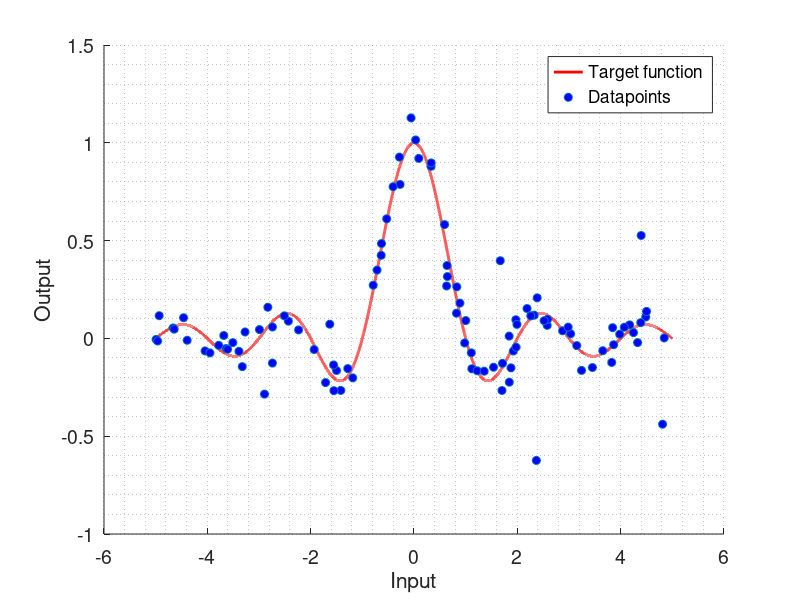

Recreate this plot in MATLAB.
clc;
clear;
close all;

%%%%%%%%%%%%%%%%%%%%%%%%%%%%%%%%%%%%%%%%%%%%%%%%%%%%%%%%%%%%%%%%%%%%%%%%%%%
%%                                                                       %%
%%                      Artificial Dataset 1                             %%
%%                                                                       %%   
%%%%%%%%%%%%%%%%%%%%%%%%%%%%%%%%%%%%%%%%%%%%%%%%%%%%%%%%%%%%%%%%%%%%%%%%%%%

%% Constants definition
n               = 100;       % Number of datapoints 
variance        = 0.004;    % Gaussian noise variance
pOutliers       = 0.1;     % Proportion of outliers

%% Generating real function
% X interval
x = -5:0.0001:5;
% Output values
y = sinc(x);

%% Selecting N random datapoints (Uniform)
r           = randi([1 length(x)],1,n);           % random points selection
xDataset    = x(r)';                       % selected inputs
yDataset    = y(r)';                       % selected outputs (noise will be added)
yRefDataset = yDataset;                 % selected outputs reference value


%% Adding noise to outputs
% Gaussian noise
std      = sqrt(variance);
yDataset = yDataset + std*randn(n,1);

%% Adding outliers
uOutliersIntensity  = (max(y) - min(y))+ 0.2*(max(y) - min(y));
rOutliers           = randi([1 length(xDataset)],round(n*pOutliers),1);
yDataset(rOutliers) = uOutliersIntensity*(rand(round(n*pOutliers),1)-0.5) + median(y);

%% Plotting generated dataset
figure('Name', 'Artificial dataset 1')
hold on;
grid minor;
set(gca,'FontSize', 14);
plot(x,y, 'r', 'LineWidth', 2);
plot(xDataset, yDataset, 'o', 'MarkerFaceColor', 'b');
xlabel('Input')
ylabel('Output')
legend('Target function', 'Datapoints');

%% Storing in struct and saving
field1 = 'function';
value1 = '@(x)sinc(x)';

field2 = 'numPoints';
value2 = n;

field3 = 'inputs';
value3 = xDataset;

field4 = 'outputs';
value4 = yDataset;

field5 = 'referenceOutputs';
value5 = yRefDataset;

field6 = 'minInput';
value6 = min(x);

field7 = 'maxInput';
value7 = max(x);

Dataset = struct(field1, value1, field2, value2, field3, value3,...
                    field4, value4, field5, value5, field6, value6,...
                    field7, value7);

save('../datasets/dataset_sinc', 'Dataset');